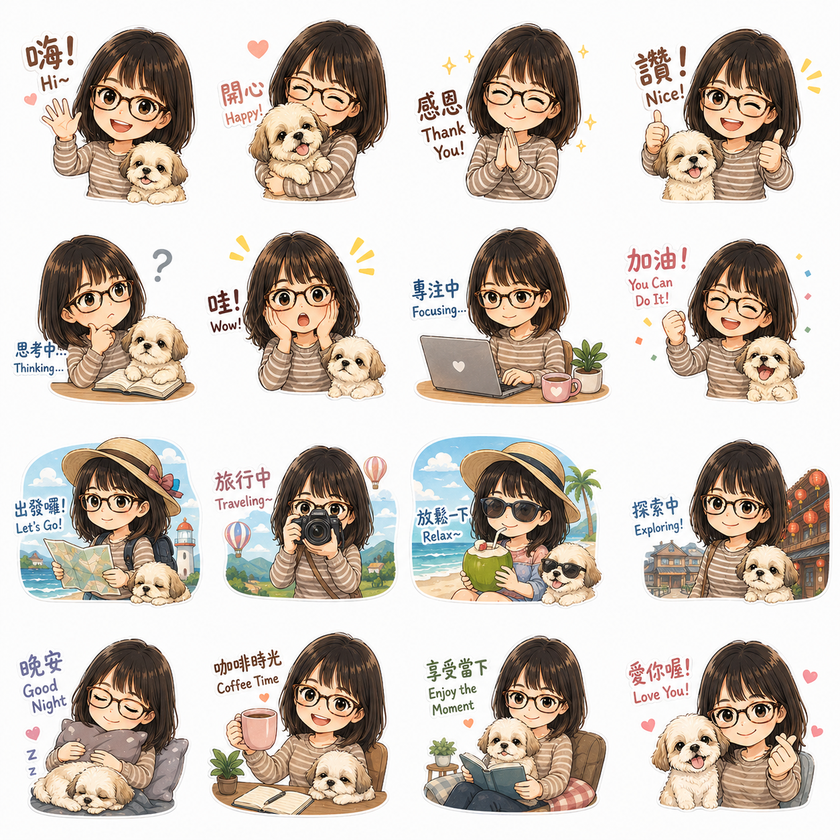
#> input picture ChatGPT Image 2026年4月29日 下午07_19_24.png, 840 x 840 px, shrunk from 1254 x 1254 before the run
$ python 1.py
#> lines starting #> are read from the running program, lines starting #| are printed output that depends on the picture
import os
from PIL import Image

def split_image(image_path, rows=4, cols=4, output_dir="split_result"):
    """
    將圖片切割成指定的列數與行數 (4x4)。
    """
#> called with image_path = 'ChatGPT Image 2026年4月29日 下午07_19_24.png', rows = 4, cols = 4, output_dir = 'split_result'
    try:
        if not os.path.exists(image_path):
            print(f"錯誤：找不到檔案 {image_path}")
            return

        if not os.path.exists(output_dir):
            os.makedirs(output_dir)
            print(f"已建立輸出目錄: {output_dir}")

        img = Image.open(image_path)
#> img is the input picture: PIL image 840x840 RGB; mean R, G, B 204.1, 193.6, 184
        width, height = img.size
#> width = 840; height = 840

        # 計算每一塊的大小
        tile_w = width // cols
#> tile_w = 210
        tile_h = height // rows
#> tile_h = 210

        print(f"原始圖片尺寸: {width}x{height}")
#| 原始圖片尺寸: 840x840
        print(f"切割後每塊尺寸: {tile_w}x{tile_h}")
#| 切割後每塊尺寸: 210x210

        for r in range(rows):
            for c in range(cols):
                # 定義切割區域 (left, upper, right, lower)
                left = c * tile_w
                upper = r * tile_h
                right = left + tile_w
                lower = upper + tile_h

                # 執行切割
                tile = img.crop((left, upper, right, lower))

                # 存檔命名規則：tile_列_行.png
                output_filename = f"tile_{r+1}_{c+1}.png"
                output_path = os.path.join(output_dir, output_filename)
                tile.save(output_path)
                print(f"成功儲存: {output_path}")
#> this loop made 4 passes
#> pass 1, in split_image, `tile.save(output_path)`:
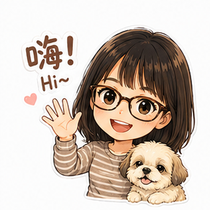
#> saved as tile_1_1.png: PIL image 210x210 RGB; mean R, G, B 204.3, 191, 180.4
#> pass 1, in split_image, `tile.save(output_path)`:
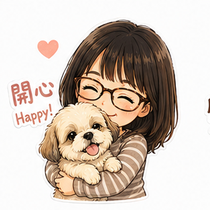
#> saved as tile_1_2.png: PIL image 210x210 RGB; mean R, G, B 207.1, 194.1, 183.6
#> pass 1, in split_image, `tile.save(output_path)`:
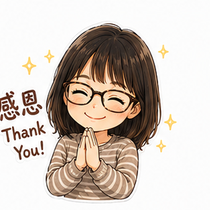
#> saved as tile_1_3.png: PIL image 210x210 RGB; mean R, G, B 207.8, 196.7, 188.1
#> pass 1, in split_image, `tile.save(output_path)`:
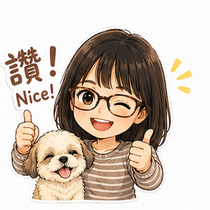
#> saved as tile_1_4.png: PIL image 210x210 RGB; mean R, G, B 205.4, 192, 180.5
#> after the loop:
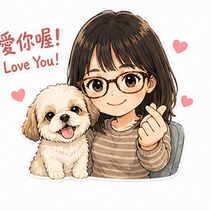
#> tile: PIL image 210x210 RGB; mean R, G, B 209.2, 195.5, 185.7

        print("\n=== 所有圖片切割完成！ ===")
        print(f"請到 {os.path.abspath(output_dir)} 查看結果。")
#| 請到 split_result 查看結果。

    except Exception as e:
        print(f"執行過程中發生錯誤: {e}")

if __name__ == "__main__":
    # 指定目標圖片路徑
    target_image = "ChatGPT Image 2026年4月29日 下午07_19_24.png"

    # 執行 4x4 切割
    split_image(target_image, rows=4, cols=4)
